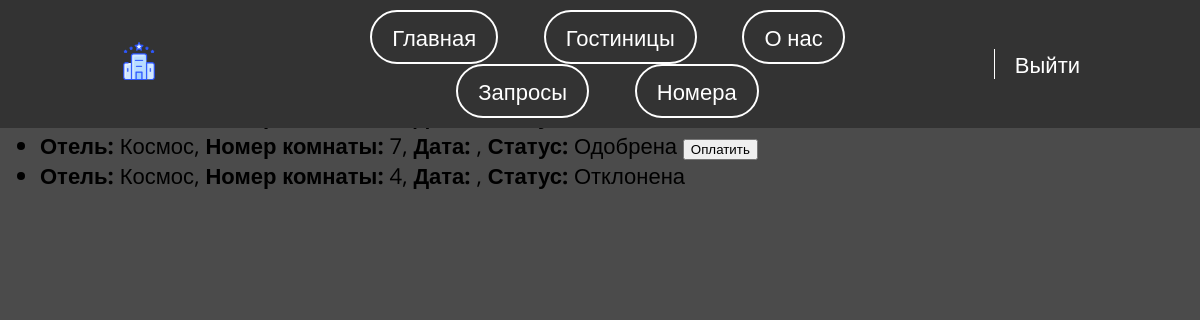
/user_requests/ (signed in), run on an earlier commit of the app's database.
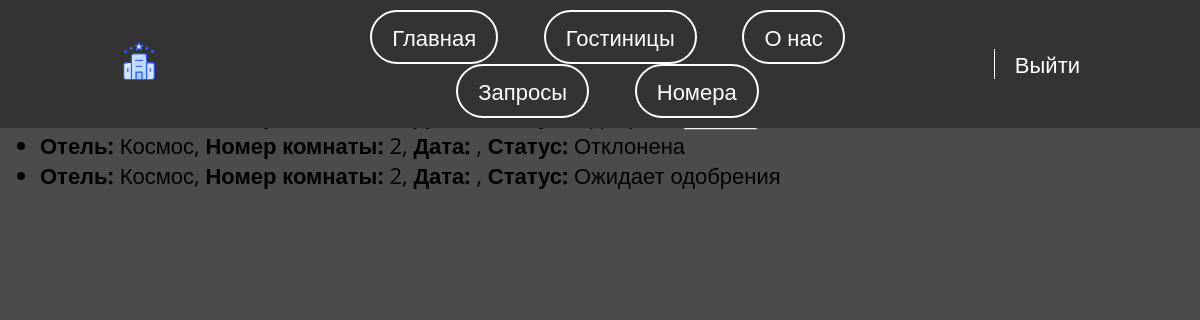
And on a later commit of the database.
### gostinitsa/models.py (models this page shows, shortened)
class Reservation(models.Model):
    class Status(models.IntegerChoices):
        CONFIRMED = 1, 'Одобрена'
        CANCELED = 0, 'Отклонена'
        PENDING_APPROVAL = 2, 'Ожидает одобрения'
    user = models.ForeignKey(User, on_delete=models.CASCADE)
    room = models.ForeignKey(Room, on_delete=models.CASCADE, null=True, verbose_name='Комната для бронирования')
    check_in_date = models.DateField(default=timezone.now, verbose_name='Дата заезда')
    duration = models.IntegerField(default=1, verbose_name='Продолжительность пребывания в днях')
    booking_date = models.DateTimeField(auto_now_add=True)
    status = models.IntegerField(choices=Status.choices, default=Status.PENDING_APPROVAL, verbose_name='Статус')
    operator_decision = models.BooleanField(null=True, blank=True, verbose_name='Решение туроператора')
    class Meta:
        verbose_name = 'Бронирование комнаты'
        verbose_name_plural = 'Бронирование комнат'
        ordering = ['check_in_date', 'id']
    objects = models.Manager()

class Room(models.Model):
    class Status(models.IntegerChoices):
        AVAILABLE = 1, 'Свободен'
        OCCUPIED = 0, 'Занят'
        INREQUEST = 2, 'В заявке на бронирование'
    hotel = models.ForeignKey(Gostinitsa, on_delete=models.CASCADE, verbose_name='Принадлежит гостинице')
    room_number = models.IntegerField(verbose_name='Номер комнаты')
    is_status = models.IntegerField(choices=Status.choices, default=Status.AVAILABLE, verbose_name='Статус')
    objects = models.Manager()
    status = StatusManager()
    class Meta:
        verbose_name = 'Комната'
        verbose_name_plural = 'Комнаты'
        ordering = ['room_number', 'hotel']
        unique_together = ['room_number', 'hotel']
        indexes = [models.Index(fields=['room_number'])]

class Gostinitsa(models.Model):
    class Status(models.IntegerChoices):
        DRAFT = 0, 'Черновик'
        PUBLISHED = 1, 'Опубликовано'
    photo = models.ImageField(upload_to='images/%Y/%M/%D', blank=True, verbose_name='Фото')
    title = models.CharField(max_length=255, verbose_name='Название')
    slug = models.SlugField(max_length=255, unique=True, db_index=True, verbose_name='Slug')
    content = models.TextField(blank=True, verbose_name='Описание')
    time_create = models.DateTimeField(auto_now_add=True, verbose_name='Время создания')
    time_update = models.DateTimeField(auto_now=True, verbose_name='Время обновления')
    is_published = models.BooleanField(choices=tuple(map(lambda x: (bool(x[0]), x[1]), Status.choices)),
                                       default=Status.DRAFT, verbose_name='Опубликовано')
    objects = models.Manager()
    published = PublishedManager()
    def __str__(self):
        return self.title
    class Meta:
        verbose_name = 'Гостиницы'
        verbose_name_plural = 'Гостиницы'
        ordering = ['time_create']
        indexes = [models.Index(fields=['-time_create'])]

### gostinitsa/views.py (the view)
# urls.py: path('user_requests/', views.user_requests, name='user_requests'),
def user_requests(request):
    user_requests = Reservation.objects.filter(user=request.user)
    return render(request, 'gostinitsa/user_requests.html', {'user_requests': user_requests})

### gostinitsa/templates/gostinitsa/user_requests.html (shortened to what this page needs)
{% extends 'base.html' %}
{% load gostinitsa_tags %}
{% block content %}
<h2>Ваши запросы на бронирование</h2>
<ul>
    {% for request in user_requests %}
    <li>
        <strong>Отель:</strong> {{ request.room.hotel }},
        <strong>Номер комнаты:</strong> {{ request.room.room_number }},
        <strong>Дата:</strong> {{ request.date }},
        <strong>Статус:</strong> {{ request.get_status_display }}
        {% if request.status == request.Status.CONFIRMED %}
        <button class="pay-button" data-request-id="{{ request.id }}">Оплатить</button>
        {% endif %}
    </li>
    {% endfor %}
</ul>
{% endblock %}

What changed in the data, as far as the page shows it:
removed Reservation: room.hotel "Космос", room.room_number "7", status "Одобрена"
removed Reservation: room.hotel "Космос", room.room_number "4", status "Отклонена"
added Reservation: room.hotel "Космос", room.room_number "2", status "Отклонена"
added Reservation: room.hotel "Космос", room.room_number "2", status "Ожидает одобрения"
